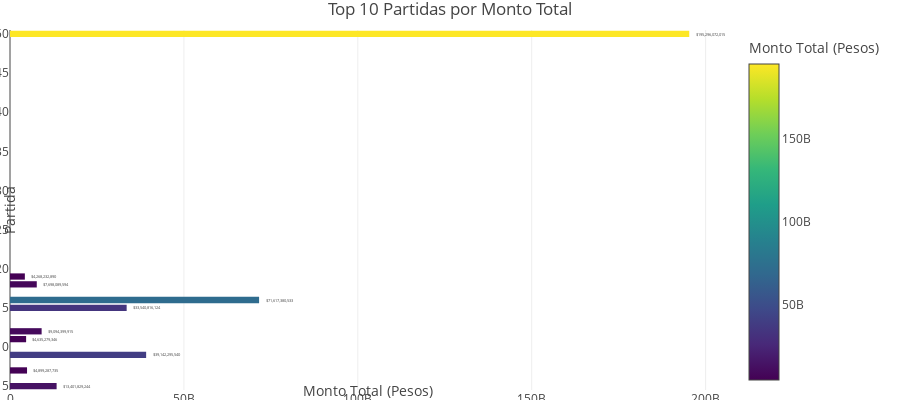
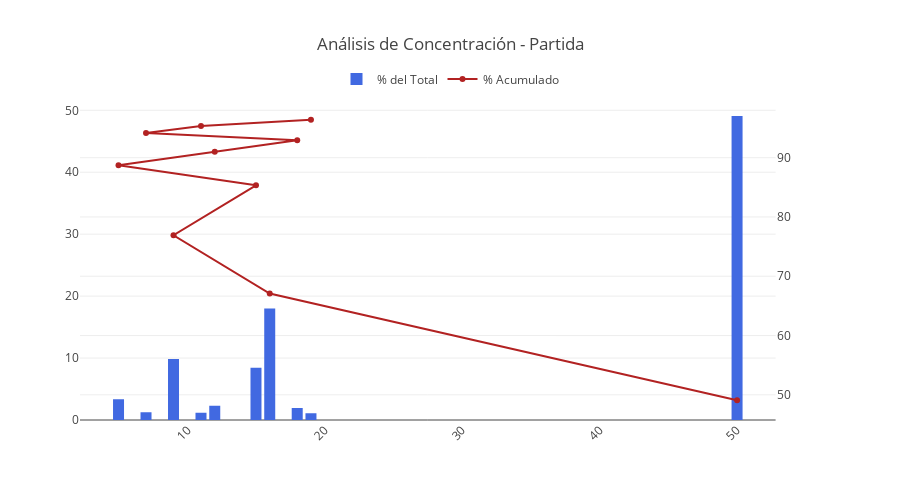
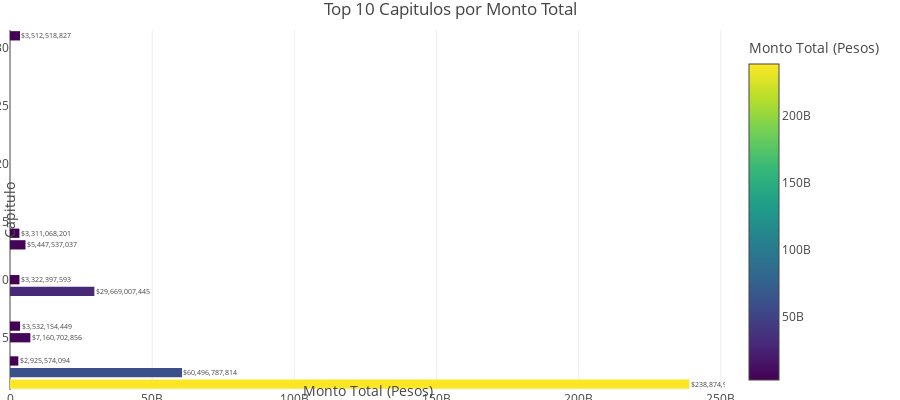
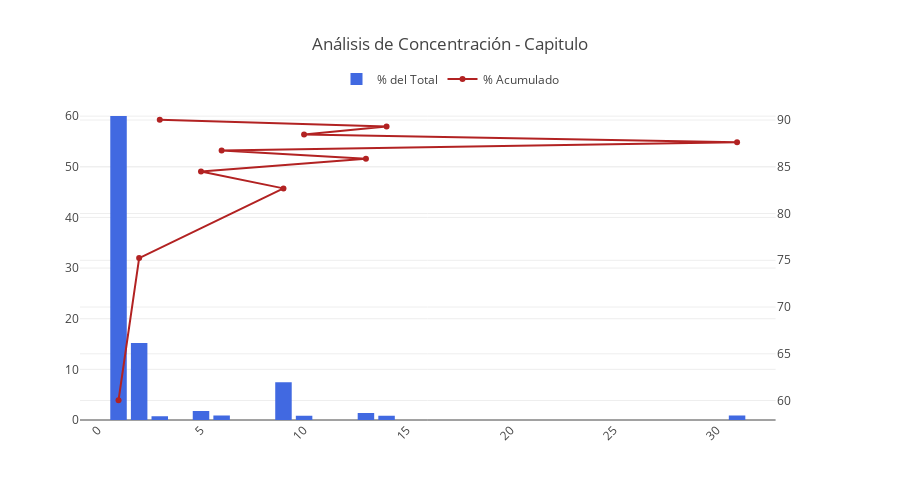

The notebook cell these images were saved under, in order:
### Code cell
# Generar visualizaciones para cada nivel jerárquico
niveles = ['Partida', 'Capitulo', 'Programa', 'Subtitulo']

for nivel in niveles:
    print(f"\nAnálisis para nivel: {nivel}")
    print("-" * 50)
    
    # Top entidades
    fig_top = plot_top_entities(df, nivel)
    fig_top.show()
    
    # Análisis de concentración
    fig_conc = plot_concentration_analysis(df, nivel)
    fig_conc.show()
    
    # Estadísticas del nivel
    stats = df.groupby(nivel)['Monto Pesos'].agg(['count', 'sum', 'mean', 'std']).round(2)
    print(f"\nEstadísticas para {nivel}:")
    print(stats.head())

### Figure 1 — Plotly figure (JSON) as saved in the notebook; plotly's stock layout.template omitted (floating-point values rounded to 4 significant figures)
{"data": [{"hovertemplate": "Monto Total (Pesos)=%{marker.color}<br>Partida=%{y}<extra></extra>", "legendgroup": "", "marker": {"color": [4268000000.0, 4635000000.0, 4899000000.0, 7698000000.0, 9094000000.0, 13400000000.0, 33540000000.0, 39140000000.0, 71620000000.0, 195300000000.0], "coloraxis": "coloraxis", "pattern": {"shape": ""}}, "name": "", "orientation": "h", "showlegend": false, "text": [4268000000.0, 4635000000.0, 4899000000.0, 7698000000.0, 9094000000.0, 13400000000.0, 33540000000.0, 39140000000.0, 71620000000.0, 195300000000.0], "textposition": "outside", "texttemplate": "$%{text:,.0f}", "type": "bar", "x": [4268000000.0, 4635000000.0, 4899000000.0, 7698000000.0, 9094000000.0, 13400000000.0, 33540000000.0, 39140000000.0, 71620000000.0, 195300000000.0], "xaxis": "x", "y": ["19", "11", "07", "18", "12", "05", "15", "09", "16", "50"], "yaxis": "y"}], "layout": {"barmode": "relative", "coloraxis": {"colorbar": {"title": {"text": "Monto Total (Pesos)"}}, "colorscale": [[0, "#440154"], [0.1111, "#482878"], [0.2222, "#3e4989"], [0.3333, "#31688e"], [0.4444, "#26828e"], [0.5556, "#1f9e89"], [0.6667, "#35b779"], [0.7778, "#6ece58"], [0.8889, "#b5de2b"], [1, "#fde725"]]}, "height": 400, "legend": {"tracegroupgap": 0}, "margin": {"b": 10, "l": 10, "r": 10, "t": 30}, "showlegend": false, "title": {"text": "Top 10 Partidas por Monto Total"}, "xaxis": {"anchor": "y", "domain": [0, 1], "title": {"text": "Monto Total (Pesos)"}}, "yaxis": {"anchor": "x", "domain": [0, 1], "title": {"text": "Partida"}}}}

### Figure 2 — Plotly figure (JSON) as saved in the notebook; plotly's stock layout.template omitted (floating-point values rounded to 4 significant figures)
{"data": [{"marker": {"color": "royalblue"}, "name": "% del Total", "type": "bar", "x": ["50", "16", "09", "15", "05", "12", "18", "07", "11", "19"], "xaxis": "x", "y": [49.08, 18.0, 9.837, 8.429, 3.368, 2.285, 1.935, 1.231, 1.165, 1.073], "yaxis": "y"}, {"line": {"color": "firebrick", "width": 2}, "mode": "lines+markers", "name": "% Acumulado", "type": "scatter", "x": ["50", "16", "09", "15", "05", "12", "18", "07", "11", "19"], "xaxis": "x", "y": [49.08, 67.08, 76.91, 85.34, 88.71, 91.0, 92.93, 94.16, 95.33, 96.4], "yaxis": "y2"}], "layout": {"height": 500, "legend": {"orientation": "h", "x": 0.5, "xanchor": "center", "y": 1.02, "yanchor": "bottom"}, "title": {"text": "Análisis de Concentración - Partida"}, "xaxis": {"anchor": "y", "domain": [0, 0.94], "tickangle": -45}, "yaxis": {"anchor": "x", "domain": [0, 1]}, "yaxis2": {"anchor": "x", "overlaying": "y", "side": "right"}}}

### Figure 3 — Plotly figure (JSON) as saved in the notebook; plotly's stock layout.template omitted (floating-point values rounded to 4 significant figures)
{"data": [{"hovertemplate": "Monto Total (Pesos)=%{marker.color}<br>Capitulo=%{y}<extra></extra>", "legendgroup": "", "marker": {"color": [2926000000.0, 3311000000.0, 3322000000.0, 3513000000.0, 3532000000.0, 5448000000.0, 7161000000.0, 29670000000.0, 60500000000.0, 238900000000.0], "coloraxis": "coloraxis", "pattern": {"shape": ""}}, "name": "", "orientation": "h", "showlegend": false, "text": [2926000000.0, 3311000000.0, 3322000000.0, 3513000000.0, 3532000000.0, 5448000000.0, 7161000000.0, 29670000000.0, 60500000000.0, 238900000000.0], "textposition": "outside", "texttemplate": "$%{text:,.0f}", "type": "bar", "x": [2926000000.0, 3311000000.0, 3322000000.0, 3513000000.0, 3532000000.0, 5448000000.0, 7161000000.0, 29670000000.0, 60500000000.0, 238900000000.0], "xaxis": "x", "y": ["03", "14", "10", "31", "06", "13", "05", "09", "02", "01"], "yaxis": "y"}], "layout": {"barmode": "relative", "coloraxis": {"colorbar": {"title": {"text": "Monto Total (Pesos)"}}, "colorscale": [[0, "#440154"], [0.1111, "#482878"], [0.2222, "#3e4989"], [0.3333, "#31688e"], [0.4444, "#26828e"], [0.5556, "#1f9e89"], [0.6667, "#35b779"], [0.7778, "#6ece58"], [0.8889, "#b5de2b"], [1, "#fde725"]]}, "height": 400, "legend": {"tracegroupgap": 0}, "margin": {"b": 10, "l": 10, "r": 10, "t": 30}, "showlegend": false, "title": {"text": "Top 10 Capitulos por Monto Total"}, "xaxis": {"anchor": "y", "domain": [0, 1], "title": {"text": "Monto Total (Pesos)"}}, "yaxis": {"anchor": "x", "domain": [0, 1], "title": {"text": "Capitulo"}}}}

### Figure 4 — Plotly figure (JSON) as saved in the notebook; plotly's stock layout.template omitted (floating-point values rounded to 4 significant figures)
{"data": [{"marker": {"color": "royalblue"}, "name": "% del Total", "type": "bar", "x": ["01", "02", "09", "05", "13", "06", "31", "10", "14", "03"], "xaxis": "x", "y": [60.03, 15.2, 7.456, 1.8, 1.369, 0.8877, 0.8827, 0.8349, 0.8321, 0.7352], "yaxis": "y"}, {"line": {"color": "firebrick", "width": 2}, "mode": "lines+markers", "name": "% Acumulado", "type": "scatter", "x": ["01", "02", "09", "05", "13", "06", "31", "10", "14", "03"], "xaxis": "x", "y": [60.03, 75.23, 82.69, 84.49, 85.86, 86.75, 87.63, 88.46, 89.3, 90.03], "yaxis": "y2"}], "layout": {"height": 500, "legend": {"orientation": "h", "x": 0.5, "xanchor": "center", "y": 1.02, "yanchor": "bottom"}, "title": {"text": "Análisis de Concentración - Capitulo"}, "xaxis": {"anchor": "y", "domain": [0, 0.94], "tickangle": -45}, "yaxis": {"anchor": "x", "domain": [0, 1]}, "yaxis2": {"anchor": "x", "overlaying": "y", "side": "right"}}}
